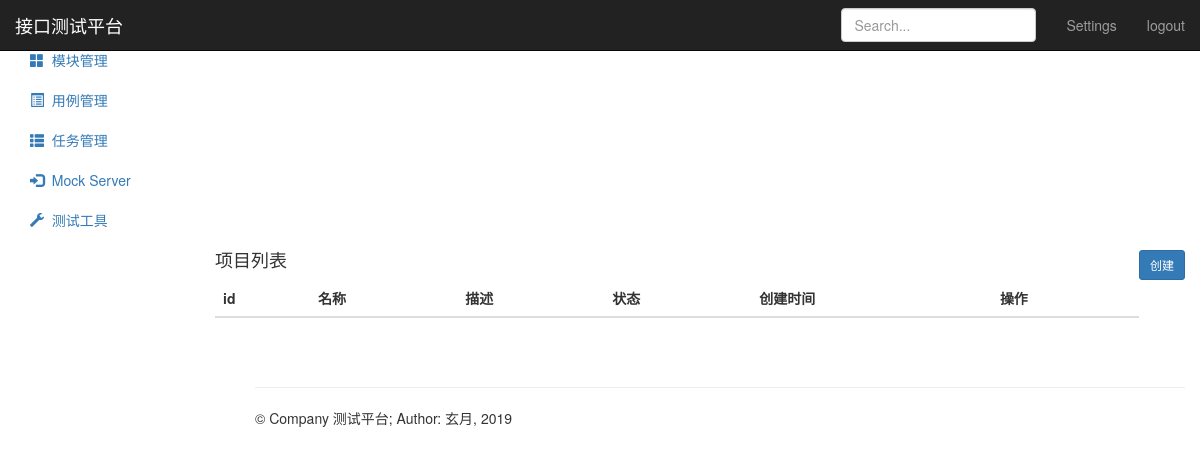
The page /project/ (signed in) on the database as committed earlier.
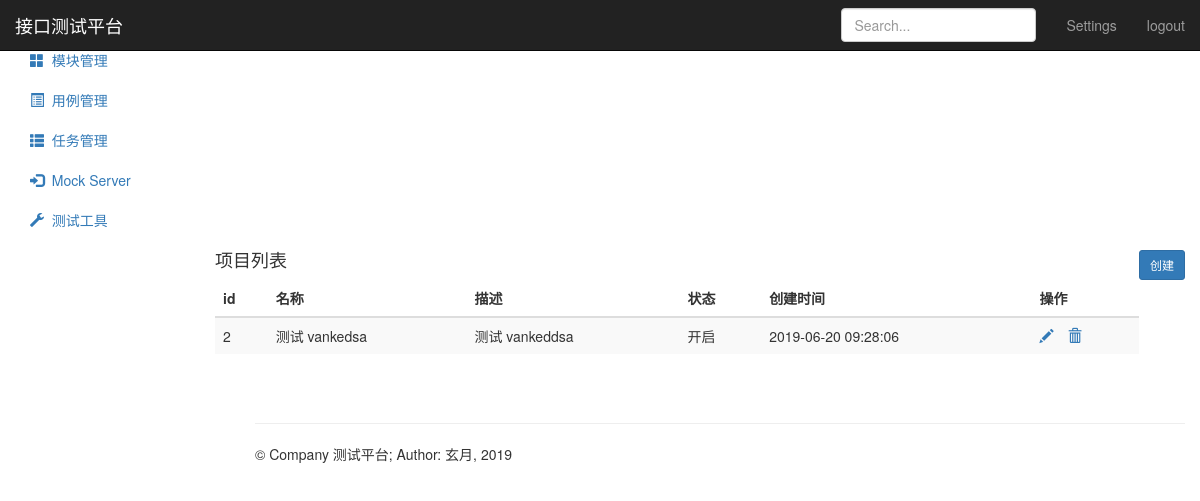
The same page on the database as committed later.
### project_app/models.py (models this page shows, shortened)
class Project(models.Model):
    name = models.CharField("名称", max_length=50, null=False)
    describe = models.TextField("描述", default="")
    status = models.BooleanField("状态", default=1)
    update_time = models.DateTimeField(auto_now=True)
    create_time = models.DateTimeField(auto_now_add=True)

### project_app/views.py (the view)
# urls.py: path('', views.project_manage),
@login_required
def project_manage(request):
    project_all = Project.objects.all()
    return render(request, "project.html", {"project": project_all, "type": "list"})

### templates/project.html (shortened to what this page needs)
{% extends "base.html" %}
{% block base %}
<nav class="navbar navbar-inverse navbar-fixed-top">
    <div class="container-fluid">
        <div class="navbar-header">
            <a class="navbar-brand" href="#">接口测试平台</a>
        </div>
        <div id="navbar" class="navbar-collapse collapse">
            <ul class="nav navbar-nav navbar-right">
                <li><a href="#">Settings</a></li>
                <li><a href="/logout/">logout</a></li>
            </ul>
            <form class="navbar-form navbar-right">
                <input type="text" class="form-control" placeholder="Search...">
            </form>
        </div>
    </div>
</nav>
<div class="container-fluid">
    <div class="row">
        <div class="col-sm-3 col-md-2 sidebar">
            <ul class="nav nav-sidebar">
                <li class="active">
                    <a href="/project/">
                    </a>
                </li>
                <li>
                    <a href="/module/">
                        <i class="glyphicon glyphicon-th-large"></i>&nbsp;&nbsp;模块管理
                    </a>
                </li>
            </ul>
            <ul class="nav nav-sidebar">
                <li>
                    <a href="/testcase/">
                        <i class="glyphicon glyphicon-list-alt"></i>&nbsp;&nbsp;用例管理
                    </a>
                </li>
                <li>
                    <a href="/testtask/">
                        <i class="glyphicon glyphicon-th-list"></i>&nbsp;&nbsp;任务管理
                    </a>
                </li>
            </ul>
            <ul class="nav nav-sidebar">
                <li>
                    <a href="">
                        <i class="glyphicon glyphicon-log-in"></i>&nbsp;&nbsp;Mock Server
                    </a>
                </li>
                <li>
                    <a href="">
                        <i class="glyphicon glyphicon-wrench"></i>&nbsp;&nbsp;测试工具
                    </a>
                </li>
            </ul>
        </div>
        <div class="col-sm-9 col-sm-offset-3 col-md-10 col-md-offset-2 main">
            {% if type == "list" %}
                <h4 class="sub-header">项目列表
                    <button type="button" class="btn btn-sm btn-primary" style="float: right;"
                            onclick="location.href='/project/add_project/'">创建</button>
                </h4>
            <div class="table-responsive">
                <table class="table table-striped">
                    <thead>
                        <tr>
                        <th>id</th>
                        <th>名称</th>
                        <th>描述</th>
                        <th>状态</th>
                        <th>创建时间</th>
                        <th>操作</th>
                    </tr>
                    </thead>
                    <tbody>
                    {% for project in project %}
                    <tr>
                        <td>{{ project.id }}</td>
                        <td>{{ project.name }}</td>
                        <td>{{ project.describe }}</td>
                        <td>
                            {% if project.status == True %}
                                <span>开启</span>
                            {% else %}
                                <span>关闭</span>
                            {% endif %}
                        </td>
                        <td>{{ project.create_time | date:"Y-m-d H:i:s" }}</td>
                        <td>
                            <a href="/project/edit_project/{{ project.id }}/">
                                <i class="glyphicon glyphicon-pencil"></i>
                            </a>
                            <a href="/project/delete_project/{{ project.id }}/" style="margin-left: 10px;">
                                <i class="glyphicon  glyphicon-trash"></i>
                            </a>
                        </td>
                    </tr>
                    {% endfor %}
                    </tbody>
                </table>
            </div>
            {% endif %}
        </div>
    </div>
</div>
{% endblock %}

Rows that differ between the two databases and show on the page:
added Project: id "2", name "测试 vankedsa", describe "测试 vankeddsa", status "开启", create_time "2019-06-20 09:28:06"
